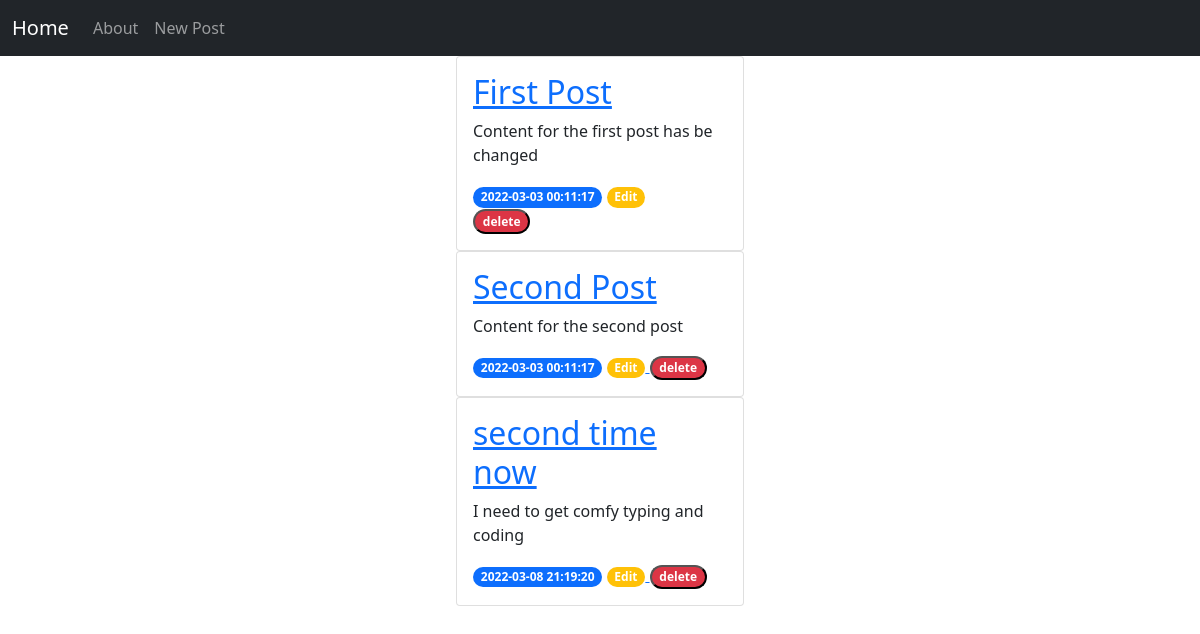
/, run on an earlier commit of the app's database.
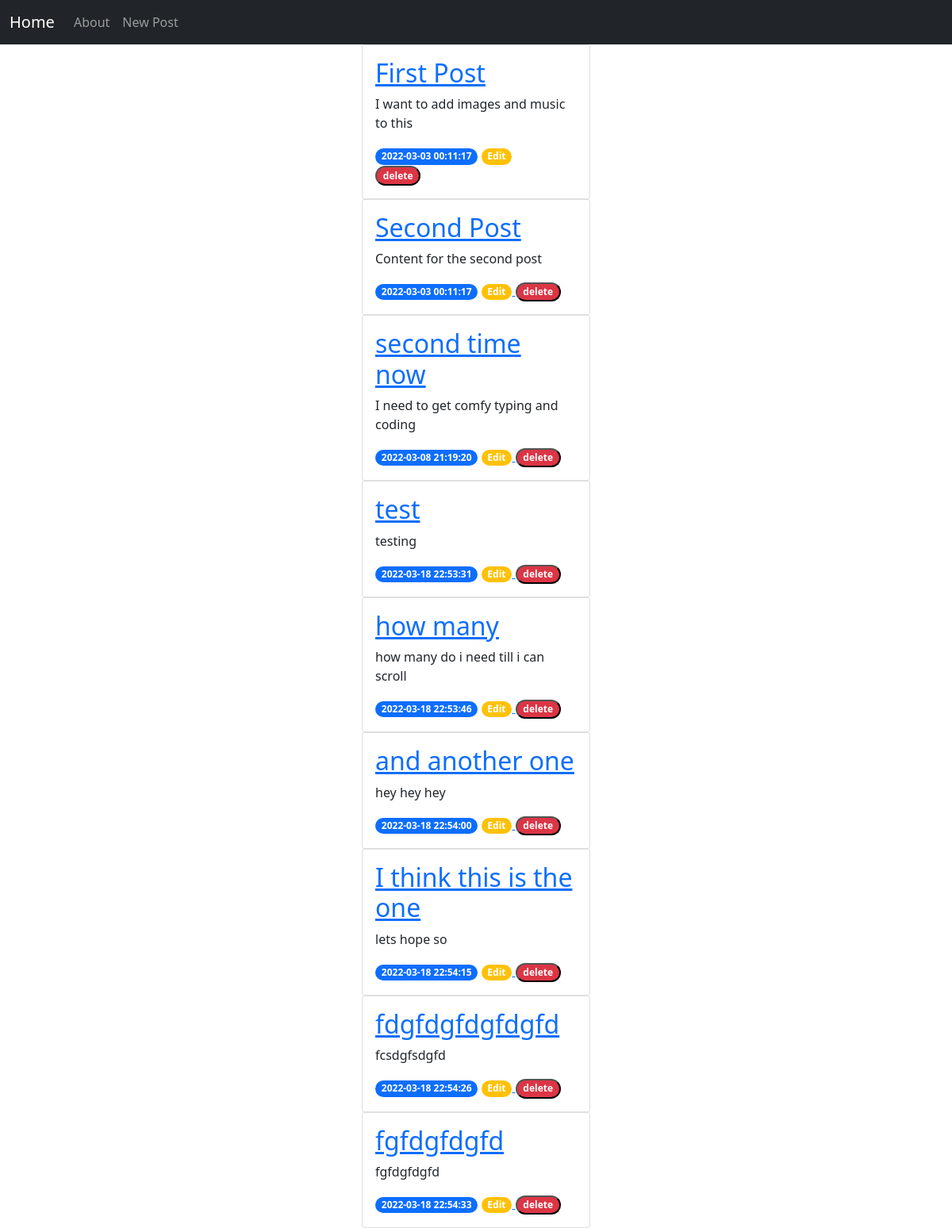
And on a later commit of the database.
### tables this page shows
CREATE TABLE posts (
    id INTEGER PRIMARY KEY AUTOINCREMENT,
    created TIMESTAMP NOT NULL DEFAULT CURRENT_TIMESTAMP,
    title TEXT NOT NULL,
    content TEXT NOT NULL
);

### app.py (the view)
@app.route('/')
def index():
    conn = get_db_connection()
    posts = conn.execute('SELECT * FROM posts').fetchall()
    conn.close()
    return render_template('index.html', posts=posts)

### app.py (called while the page is built)
def get_db_connection():
    conn = sqlite3.connect('database.db')
    conn.row_factory = sqlite3.Row
    return conn

### templates/index.html (shortened to what this page needs)
{% extends 'base.html' %}
{% block content %}
<div class="container d-flex justify-content-center">
    <div class="row">
        <div class="col">
             {% for post in posts %}
                 <div class="card" style="width: 18rem;">
                    <div class="card-body">
                            <a href={{ url_for('post', post_id=post['id']) }}>
                                <h2 class="card-title">{{ post['title']}}</h2>
                            </a>
                            <p class ="card-text">{{post['content']}}</p>
                            <span class="badge rounded-pill bg-primary">{{ post['created'] }}</span>
                            <a href="{{ url_for('edit', id=post['id']) }}">
                                <span class="badge rounded-pill bg-warning test-dark">Edit</span>
                            </a>
                            <a>
                            <form action="{{ url_for('delete', id=post['id']) }}" method="post">
                            <button type="submit" class="badge rounded-pill bg-danger test-dark"> delete</button>
                            </a>
                    </div>
                </div>
                {% endfor %}
            </div>
        </div>
</div>
{% endblock %}

### templates/base.html (shortened to what this page needs)
<!DOCTYPE html>
<html lang="en">
  <head>
    <link
      href="https://cdn.jsdelivr.net/npm/bootstrap@5.1.3/dist/css/bootstrap.min.css"
      rel="stylesheet"
    >
  </head>
  <body>
    <nav class="navbar navbar-expand-lg navbar-dark bg-dark">
      <div class="container-fluid">
      <a class="navbar-brand" href="{{ url_for('index')}}">Home</a>
      <div class="collapse navbar-collapse" id="navbarNav">
        <ul class="navbar-nav">
          <li class="nav-item">
            <a class="nav-link" aria-current="page" href="#">About</a>
          </li>
          <li class="nav-item">
            <a class="nav-link" aria-current="page" href="{{url_for('create')}}">New Post</a>
          </li>
        </ul>
      </div>
    </div>
    </nav>
    <div class="container">
       {% block content %} {% endblock %}
    </div>
  </body>
</html>

What changed in the data, as far as the page shows it:
changed posts "First Post": content "Content for the first post has be changed" → "I want to add images and music to this"
added posts: title "test", content "testing", created "2022-03-18 22:53:31"
added posts: title "how many", content "how many do i need till i can scroll", created "2022-03-18 22:53:46"
added posts: title "and another one", content "hey hey hey", created "2022-03-18 22:54:00"
added posts: title "I think this is the one", content "lets hope so", created "2022-03-18 22:54:15"
added posts: title "fdgfdgfdgfdgfd", content "fcsdgfsdgfd", created "2022-03-18 22:54:26"
added posts: title "fgfdgfdgfd", content "fgfdgfdgfd", created "2022-03-18 22:54:33"
